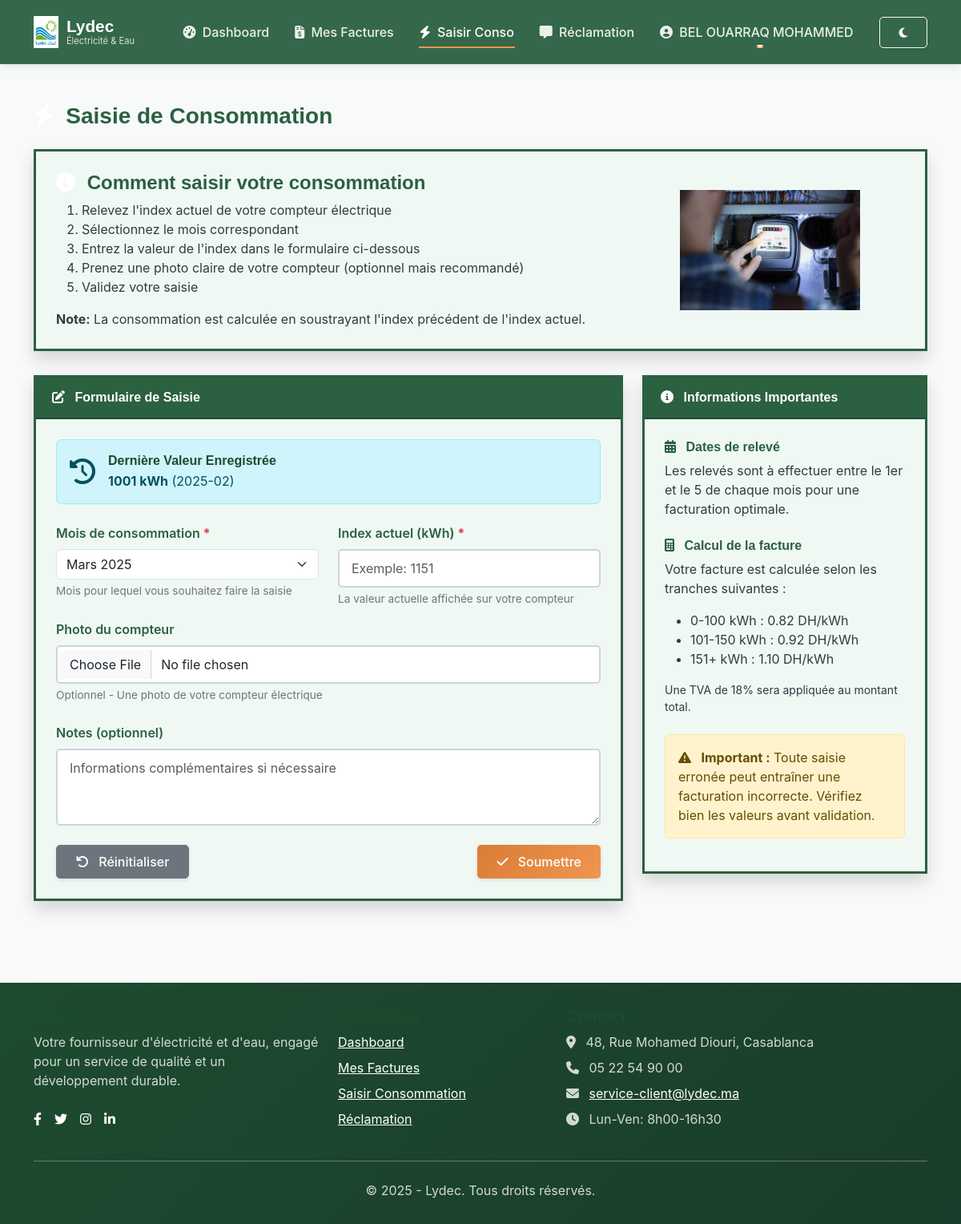
Before: /IHM/client/client_new_consumption.php (signed in) with the older database file.
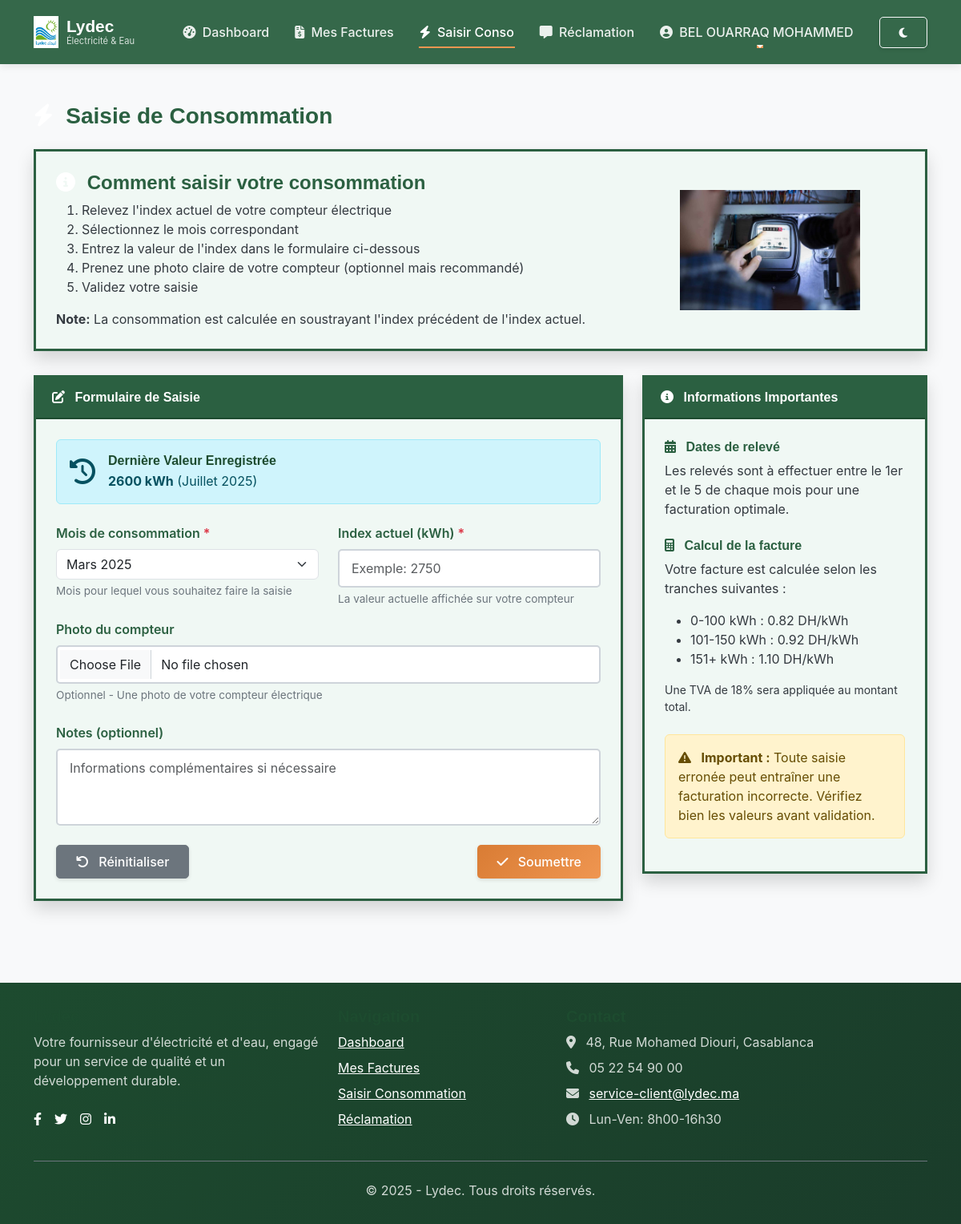
After: the same page with the newer database file.
### tables this page shows
CREATE TABLE Consumption (
                idC INTEGER PRIMARY KEY AUTOINCREMENT,
                client_id INTEGER NOT NULL,
                month TEXT NOT NULL,
                current_reading INTEGER NOT NULL,
                photo TEXT,
                dateReleve TEXT NOT NULL DEFAULT (datetime('now')),
                status TEXT NOT NULL DEFAULT 'pending',
                FOREIGN KEY (client_id) REFERENCES Client(id)
            );

### BD/Consumption.php (called while the page is built, shortened)
<?php
class Consumption {
    private $pdo;
    public function __construct($pdo) {
        $this->pdo = $pdo;
    }
    public function getLastConsumption($clientId) {
        try {
            $sql = "SELECT * FROM Consumption WHERE client_id = ? ORDER BY dateReleve DESC, idC DESC LIMIT 1";
            $stmt = $this->pdo->prepare($sql);
            $stmt->execute([$clientId]);
            $row = $stmt->fetch(\PDO::FETCH_ASSOC);
            return [
                'id' => $row['idC'] ?? null,
                'client_id' => $row['client_id'] ?? null,
                'month' => $row['month'] ?? null,
                'current_reading' => $row['current_reading'] ?? null,
                'photo' => $row['photo'] ?? null,
                'dateReleve' => $row['dateReleve'] ?? null,
                'status' => $row['status'] ?? 'pending'
            ];
        } catch (\PDOException $e) {
            error_log("Error in getLastConsumption: " . $e->getMessage());
            return null;
        }
    }
}
?>

### IHM/client/client_new_consumption.php (the view, shortened to what the changed rows need)
<?php
require_once '../../BD/db.php';
require_once '../../BD/Consumption.php';
$clientId = $_SESSION['client']['id'];
$consumptionModel = new Consumption($pdo);
$lastConsumption = $consumptionModel->getLastConsumption($clientId);
$previousReading = $lastConsumption ? $lastConsumption['current_reading'] : 0;
?>
<div class="container my-4">
    <div class="d-sm-flex align-items-center justify-content-between mb-4">
        <h1 class="h3 mb-0" data-aos="fade-right" style="color: #2B6041 !important; font-weight: bold !important;">
            <i class="fas fa-bolt me-2 text-primary"></i>
            Saisie de Consommation
        </h1>
    </div>
    <div class="row">
        <div class="col-lg-8 mb-4" data-aos="fade-up" data-aos-delay="100">
            <div class="consumption-card">
                <div class="card-body">
                    <form id="consumptionForm" enctype="multipart/form-data">
                        <div class="alert alert-info mb-4">
                            <div class="d-flex align-items-center">
                                <div>
                                    <h6 class="mb-1">Dernière Valeur Enregistrée</h6>
                                    <p class="mb-0">
                                        <?php if ($lastConsumption): ?>
                                            <strong><?php echo $previousReading; ?> kWh</strong>
                                            (<?php echo htmlspecialchars($lastConsumption['month']); ?>)
                                        <?php else: ?>
                                            Aucune valeur précédente
                                        <?php endif; ?>
                                    </p>
                                </div>
                            </div>
                        </div>
                        <div class="row mb-3">
                            <div class="col-md-6">
                                <label for="current_reading" class="form-label">Index actuel (kWh) <span class="text-danger">*</span></label>
                                <input type="number" class="form-control" id="current_reading" name="current_reading"
                                       min="<?php echo $previousReading; ?>" step="1" required
                                       placeholder="Exemple: <?php echo $previousReading + 150; ?>">
                                <div class="form-hint">La valeur actuelle affichée sur votre compteur</div>
                            </div>
                        </div>
                    </form>
                </div>
            </div>
        </div>
    </div>
</div>
<?php
require_once '../templates/client_template.php';
?>

Changed rows visible on the page:
removed consumption: current_reading "1001", month "2025-02", current_reading "Exemple: 1151"
added consumption: current_reading "2600", month "Juillet 2025", current_reading "Exemple: 2750"
